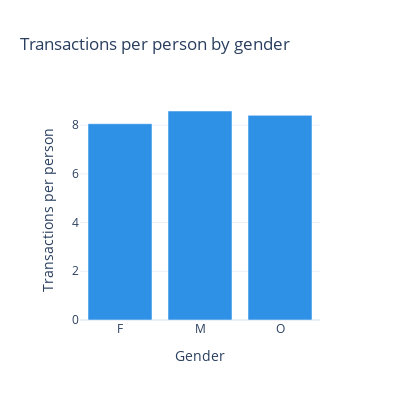

The code cell stored with this chart in its notebook:
### Code cell
fig = px.bar(trans_by_gender, x=trans_by_gender.index, y='transactions_per_person', width=400, height=400, 
             title='Transactions per person by gender', 
            labels={'transactions_per_person': 'Transactions per person',
                     'gender': 'Gender'}, template = 'plotly_white', color_discrete_sequence=px.colors.qualitative.Dark24)
fig.update_layout(showlegend=True)
fig.show()

### Figure 1 — Plotly figure (JSON) as saved in the notebook; plotly's stock layout.template omitted (floating-point values rounded to 4 significant figures)
{"data": [{"alignmentgroup": "True", "hovertemplate": "Gender=%{x}<br>Transactions per person=%{y}<extra></extra>", "legendgroup": "", "marker": {"color": "#2E91E5", "pattern": {"shape": ""}}, "name": "", "offsetgroup": "", "orientation": "v", "showlegend": false, "textposition": "auto", "type": "bar", "x": ["F", "M", "O"], "xaxis": "x", "y": [8.057, 8.58, 8.401], "yaxis": "y"}], "layout": {"barmode": "relative", "height": 400, "legend": {"tracegroupgap": 0}, "showlegend": true, "title": {"text": "Transactions per person by gender"}, "width": 400, "xaxis": {"anchor": "y", "domain": [0, 1], "title": {"text": "Gender"}}, "yaxis": {"anchor": "x", "domain": [0, 1], "title": {"text": "Transactions per person"}}}}
